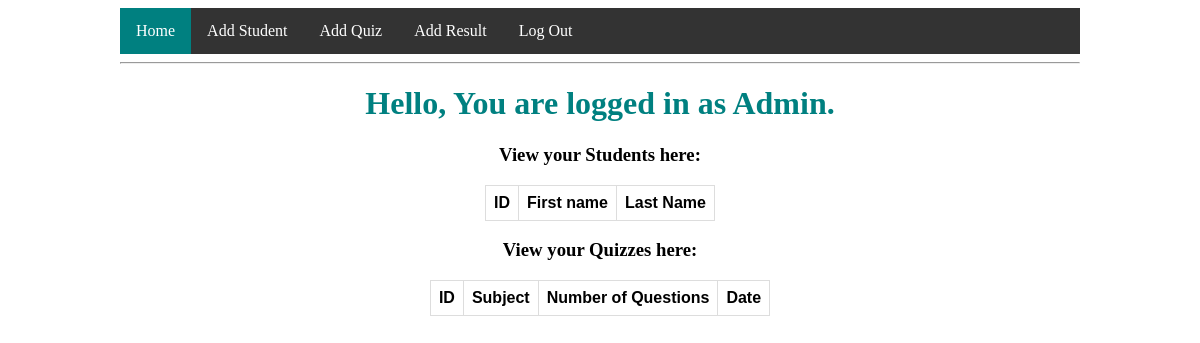
Before: /index (signed in) with the older database file.
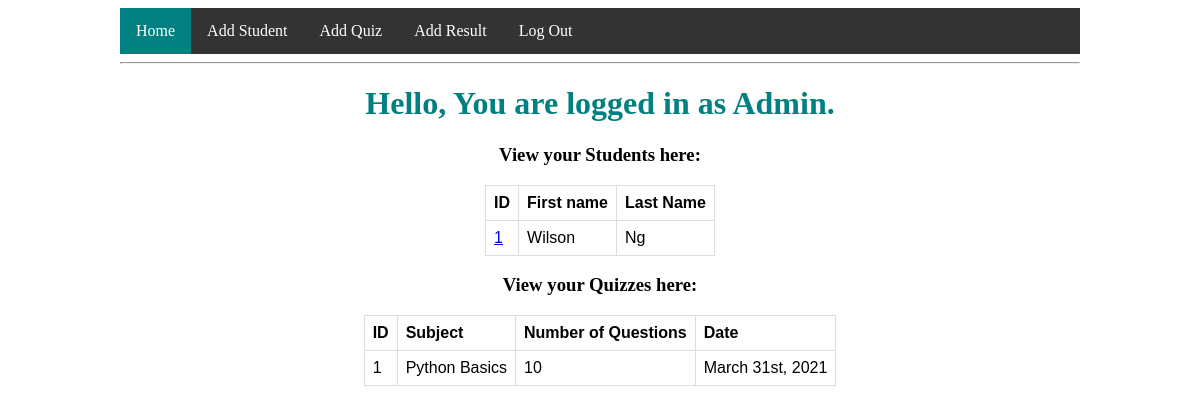
After: the same page with the newer database file.
### app/models.py (models this page shows, shortened)
class User(UserMixin, db.Model):
    id = db.Column(db.Integer, primary_key=True)
    username = db.Column(db.String(64), index=True, unique=True)
    password_hash = db.Column(db.String(128))

class Student(db.Model):
    id = db.Column(db.Integer, primary_key=True)
    first_name = db.Column(db.String(64), index=True)
    last_name = db.Column(db.String(64), index=True)
    results = db.relationship("Result", backref="student", lazy="dynamic")

class Quiz(db.Model):
    id = db.Column(db.Integer, primary_key=True)
    subject = db.Column(db.String(32), index=True)
    num_of_questions = db.Column(db.Integer)
    date = db.Column(db.String(64))
    results = db.relationship("Result", backref="quiz", lazy="dynamic")

### app/routes.py (the view)
@app.route("/")
@app.route("/index")
@login_required
def index():
    students = Student.query.all()
    quizzes = Quiz.query.all()
    return render_template("index.html", title="Home", students=students, quizzes=quizzes)

### app/models.py (called while the page is built)
@login.user_loader
def load_user(id):
    return User.query.get(int(id))

### app/templates/index.html (shortened to what this page needs)
{% extends "base.html" %}
{% block content %}
    <h1>Hello, You are logged in as {{ current_user.username }}.</h1>
    <div>
        <h3>View your Students here:</h3>
        <table>
            <tr>
                <th>ID</th>
                <th>First name</th>
                <th>Last Name</th>
            </tr>
            {% for student in students %}
            <tr>
                <td><a href="{{ url_for("student_results", student_id=student.id) }}">{{ student.id }}</a></td>
                <td>{{ student.first_name }}</td>
                <td>{{ student.last_name }}</td>
            </tr>
            {% endfor %}
        </table>
    <div>
    <div>
        <h3>View your Quizzes here:</h3>
        <table>
            <tr>
                <th>ID</th>
                <th>Subject</th>
                <th>Number of Questions</th>
                <th>Date</th>
            <tr>
            {% for quiz in quizzes %}
            <tr>
                <td>{{ quiz.id }}</td>
                <td>{{ quiz.subject }}</td>
                <td>{{ quiz.num_of_questions }}</td>
                <td>{{ quiz.date }}</td>
            {% endfor %}
        </table>
{% endblock %}

### app/templates/base.html (shortened to what this page needs)
<!DOCTYPE html>
<html>
    <head>
        <link rel="stylesheet" href="{{ url_for("static",filename="styles/style.css") }}">
    </head>
    <body>
        <div>
            <ul>
                <li><a class="{% if request.endpoint == "index" %} active {% endif %}" href="{{ url_for("index") }}">Home</a></li>
                {% if current_user.is_anonymous %}
                <li><a class="{% if request.endpoint == "login" %} active {% endif %}" href="{{ url_for("login") }}">Login</a></li>
                {% else %}
                <li><a class="{% if request.endpoint == "add_student" %} active {% endif %}" href="{{ url_for("add_student") }}">Add Student</a></li>
                <li><a class="{% if request.endpoint == "add_quiz" %} active {% endif %}" href="{{ url_for("add_quiz") }}">Add Quiz</a></li>
                <li><a class="{% if request.endpoint == "add_result" %} active {% endif %}"href="{{ url_for("add_result") }}">Add Result</a></li>
                <li><a href="{{ url_for("logout") }}">Log Out</a></li>
                {% endif %}
            </ul>
        </div>
        <hr>
        {% block content %}{% endblock %}
    </body>
</html>

### app/static/styles/style.css (style rules this page uses)
html { text-align: center; }
body { width: 80%; margin-left: auto; margin-right: auto; }
table { margin: auto; font-family: arial, sans-serif; border-collapse: collapse; }
td, th { border: 1px solid #dddddd; text-align: left; padding: 8px; }
div { margin: 0px auto; justify-content: center; }
h1 { color: teal; }
ul { list-style-type: none; margin: 0; padding: 0; overflow: hidden; background-color: #333; }
li { float: left; }
li a { display: block; color: white; text-align: center; padding: 14px 16px; text-decoration: none; }
.active { background-color: teal; }

Changed rows visible on the page:
added Student: id "1", first_name "Wilson", last_name "Ng"
added Quiz: id "1", subject "Python Basics", num_of_questions "10", date "March 31st, 2021"
